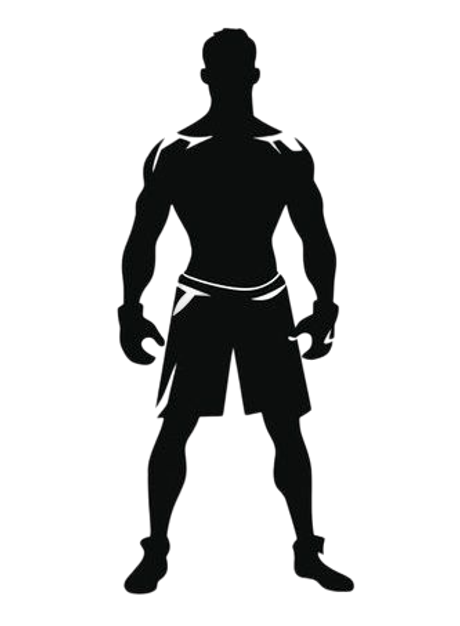
#> input picture src/image/default.png, 460 x 626 px; its folder holds only this picture in this run
$ python -i main.py   (imports and definitions only)
#> lines starting #> are read from the running program, lines starting #| are printed output that depends on the picture
import os
import threading
import tkinter as tk
from PIL import Image, ImageTk
import requests
from io import BytesIO
from bs4 import BeautifulSoup

from ufc import get_fighter
from pprint import pprint
from src.fighter import Fighter
from src.misc import *


fighter1, fighter2 = None, None
settings_open = False
output_open = False

metrics = {
    "weight-class": 100,
    "age": 80,
    "technics": 60,
    "height": 40,
    "UFC-experience": 20,
}


# [24 lines left out: function get_fighter_info, not called in this run]


def main_gui():
    root = tk.Tk()
    root.title("UFC Matchup Predictor")
    root.option_add("*Font", ("Calibri"))

    rows = {
        "title": 0,
        "subtitle": 1,
        "input": 2,
        "status": 3,
        "input-button": 4,
        "fighter-name": 5,
        "fighter-nickname": 6,
        "fighter-image": 7,
        "actions-error": 8,
        "actions": 9,
    }

    title = tk.Label(root, text="UFC Matchup Predictor", font=("Calibri", 48))
    title.grid(row=rows["title"], column=0, columnspan=3, pady=10)

    label1 = tk.Label(root, text="Fighter 1")
    label1.grid(row=rows["subtitle"], column=0, padx=20, pady=5)

    label2 = tk.Label(root, text="Fighter 2")
    label2.grid(row=rows["subtitle"], column=2, padx=20, pady=5)

    # fighter name user inputs
    input1 = tk.Entry(root, text="Enter fighter1 name")
    input1.grid(row=rows["input"], column=0, sticky="ew", padx=20, pady=5)

    input2 = tk.Entry(root, text="Enter fighter2 name")
    input2.grid(row=rows["input"], column=2, sticky="ew", padx=20, pady=5)

    status_label1 = tk.Label(root, text="")
    status_label1.grid(row=rows["status"], column=0, padx=20, pady=3)
    status_label2 = tk.Label(root, text="")
    status_label2.grid(row=rows["status"], column=2, padx=20, pady=3)

    # fighter name labels
    fighter_name_label1 = tk.Label(root, text="Fighter 1", font=("Calibri", 40))
    fighter_name_label1.grid(
        row=rows["fighter-name"], column=0, sticky="ew", pady=(10, 0)
    )

    fighter_name_label2 = tk.Label(root, text="Fighter 2", font=("Calibri", 40))
    fighter_name_label2.grid(
        row=rows["fighter-name"], column=2, sticky="ew", pady=(10, 0)
    )

    vs_label = tk.Label(root, text="VS", font=("Arial", 60))
    vs_label.grid(
        row=rows["fighter-name"], column=1, sticky="ew", padx=25, pady=(20, 0)
    )

    fighter_nickname_label1 = tk.Label(root, text='"nickname"', font=("Arial", 16))
    fighter_nickname_label1.grid(
        row=rows["fighter-nickname"], column=0, sticky="ew", pady=(0, 0)
    )

    fighter_nickname_label2 = tk.Label(root, text='"nickname"', font=("Arial", 16))
    fighter_nickname_label2.grid(
        row=rows["fighter-nickname"], column=2, sticky="ew", pady=(0, 0)
    )

    root.rowconfigure(rows["fighter-image"], minsize=500)
    root.columnconfigure(0, minsize=500)
    root.columnconfigure(2, minsize=500)

    # fighter images
    default_img = Image.open(
        os.path.join(
            os.path.dirname(os.path.abspath(__file__)),
            os.path.join("image", "default.png"),
        )
    )
#> default_img is the input picture: PIL image 460x626 RGB; mean R, G, B 204.9, 205.3, 205.1
    default_img = default_img.resize(image_ratio)
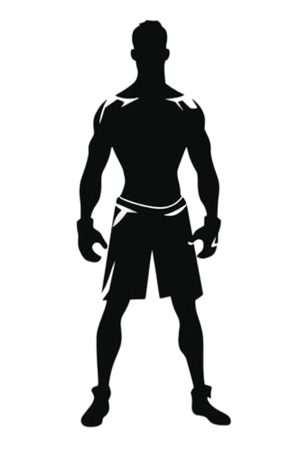
#> default_img: PIL image 300x450 RGB; mean R, G, B 204.8, 205.2, 205.1
    default_img_tk = ImageTk.PhotoImage(default_img)
    panel1 = tk.Label(root, image=default_img_tk)
    panel1.grid(row=rows["fighter-image"], column=0)

    panel2 = tk.Label(root, image=default_img_tk)
    panel2.grid(row=rows["fighter-image"], column=2)

    # lock in buttons
    button1 = tk.Button(
        root,
        text="Lock In Fighter 1",
        command=lambda: update_fighter(
            name_to_query(input1.get()),
            "fighter1.png",
            fighter_name_label1,
            fighter_nickname_label1,
            panel1,
            1,
            status_label1,
        ),
    )
    button1.grid(row=rows["input-button"], column=0)

    button2 = tk.Button(
        root,
        text="Lock In Fighter 2",
        command=lambda: update_fighter(
            name_to_query(input2.get()),
            "fighter2.png",
            fighter_name_label2,
            fighter_nickname_label2,
            panel2,
            2,
            status_label2,
        ),
    )
    button2.grid(row=rows["input-button"], column=2)

    analysis_error_label = tk.Label(root, text="")
    analysis_error_label.grid(
        row=rows["actions-error"], column=0, columnspan=3, sticky="ew", pady=5
    )

    analyze_button = tk.Button(
        root,
        text="Start Analyzing",
        command=lambda: setup_analysis(analysis_error_label, root),
    )
    analyze_button.grid(
        row=rows["actions"], column=1, columnspan=2, sticky="w", pady=(0, 20)
    )

    settings_button = tk.Button(
        root,
        text="Settings",
        command=lambda: open_settings(root),
    )
    settings_button.grid(row=rows["actions"], column=0, padx=25, pady=(0, 20))

    # Run the main loop
    root.mainloop()


# [532 lines left out: functions update_fighter, setup_analysis, display_outcome, open_settings, save_metrics, on_settings_close and 1 more, not called in this run]

>>> result = main_gui()
